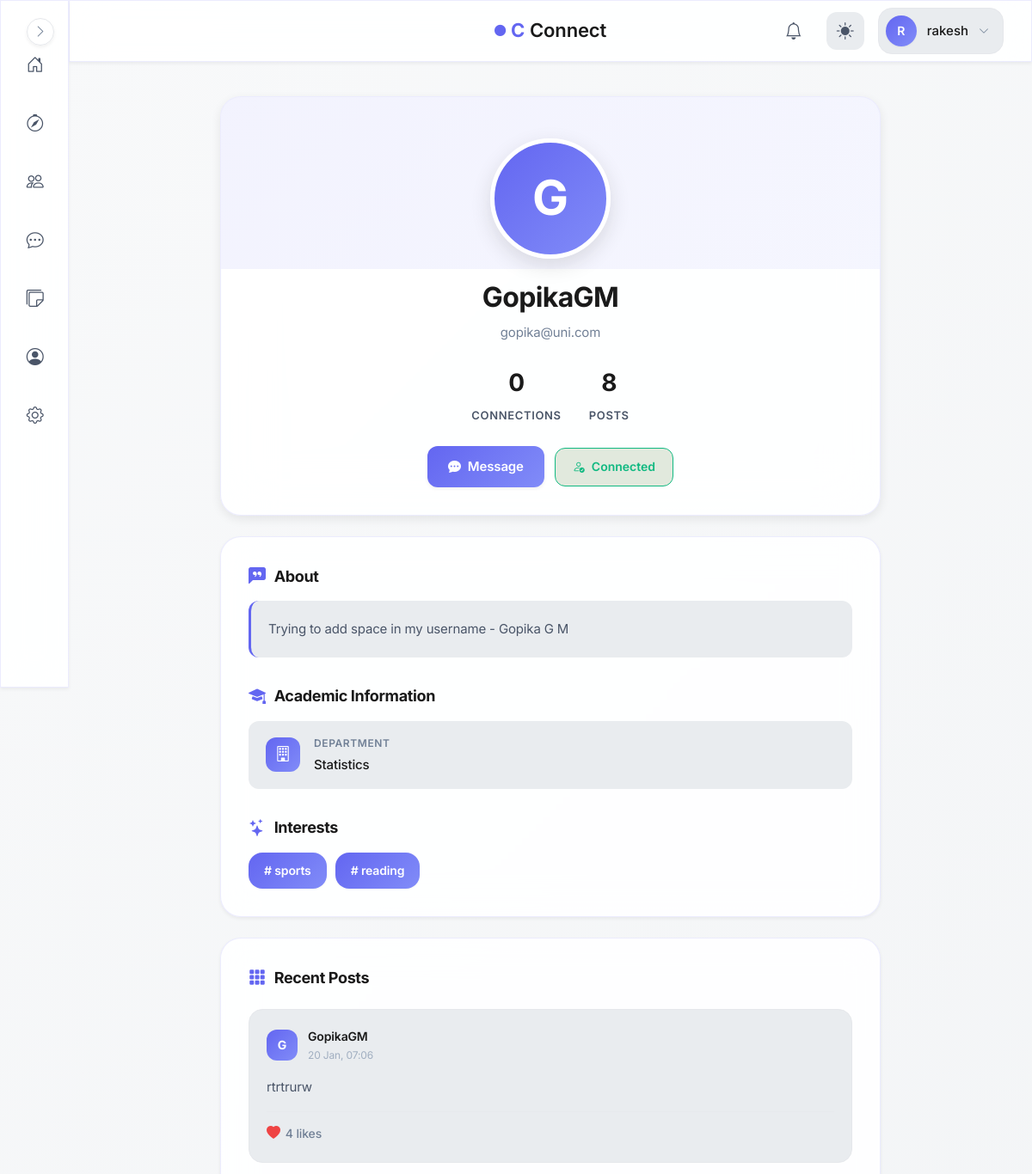
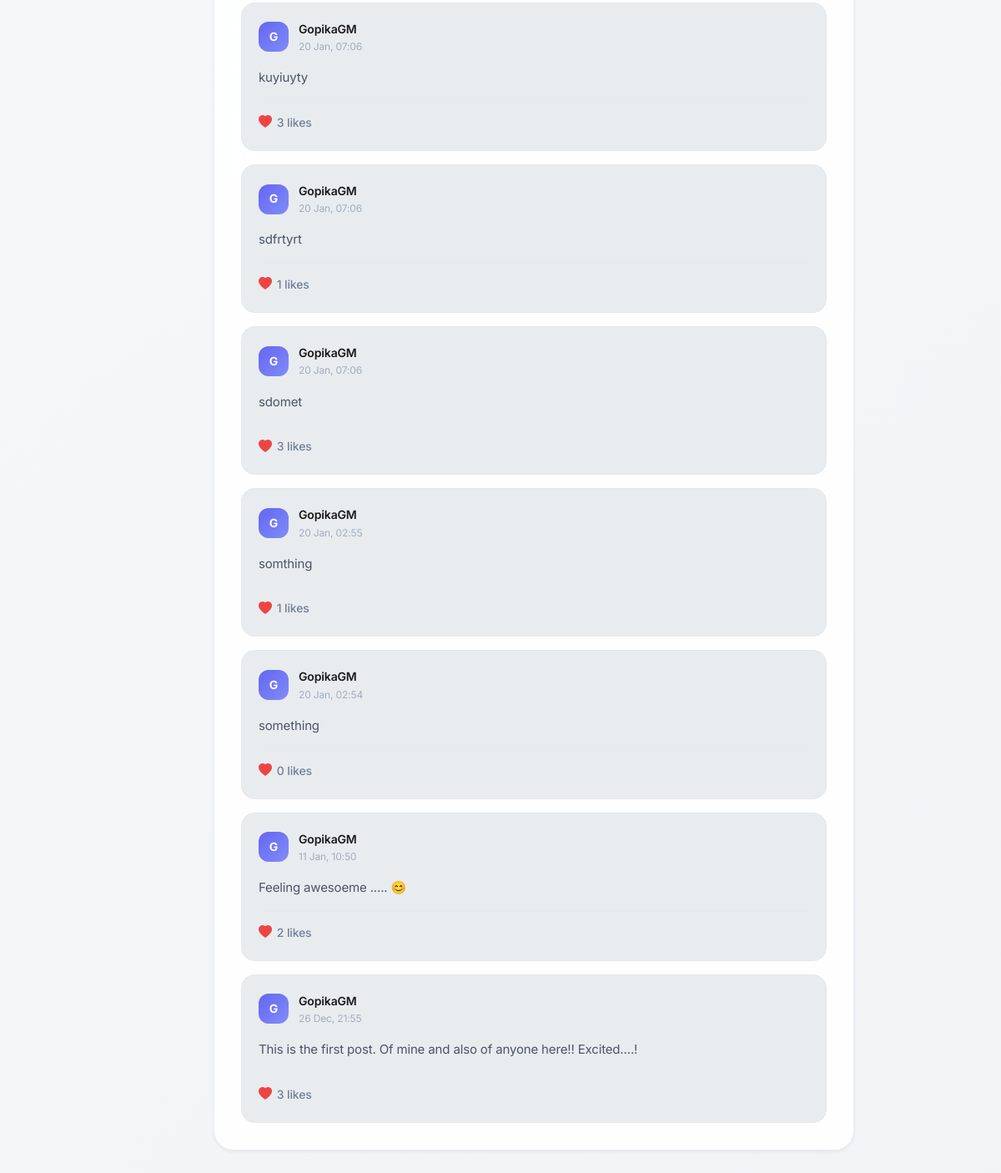
Screenshot of /user/26 (signed in) with the database file from the repository (2 pictures, top to bottom).
### models.py (models this page shows, shortened)
class User(UserMixin, db.Model):
    id = db.Column(db.Integer, primary_key=True, autoincrement=True)  # Unique identifier
    username = db.Column(db.String(100), nullable=False)  # Name of the user (later can add this unique if needed)
    email = db.Column(db.String(120), nullable=False, unique=True)  # Email of the user
    password = db.Column(db.String(200), nullable=False)  # Passwords not hashed yet (done in setup_db.py)
    created_at = db.Column(db.DateTime, default=db.func.now())  # Timestamp of account creation
    last_login = db.Column(db.DateTime, nullable=True)  # Timestamp of last login
    pass

class Profile(db.Model):
    id = db.Column(db.Integer, primary_key=True, autoincrement=True)  # Unique identifier
    user_id = db.Column(db.Integer, db.ForeignKey('user.id'), nullable=False,unique=True)  # Foreign key to User
    bio = db.Column(db.Text, nullable=True)
    profile_picture = db.Column(db.String(225), nullable=True)  # URL to profile
    department = db.Column(db.String(100), nullable=True)
    year=db.Column(db.String(20),nullable=True)
    interests=db.Column(db.JSON,nullable=True,default=list) #or db.String(500), can be comma separated values or db.Text
    location = db.Column(db.String(150), nullable=True)
    visibility = db.Column(db.String(50), default='public')  # public, private, connections-only
    updated_at = db.Column(db.DateTime, default=db.func.now(), onupdate=db.func.now())
    user = db.relationship('User', backref=db.backref('profile', uselist=False)) #here changed 'profiles' to 'profile'

class Post(db.Model):
    __tablename__ = "posts"
    id = db.Column(db.Integer, primary_key=True)
    user_id = db.Column(db.Integer, db.ForeignKey("user.id"), nullable=False)
    content = db.Column(db.Text, nullable=False)
    image_path = db.Column(db.String(255), nullable=True)
    created_at = db.Column(db.DateTime, default=db.func.now(), index=True)
    user = db.relationship("User", backref="posts", lazy=True)
    likes = db.relationship(
        "PostLike",
        backref="post",
        cascade="all, delete-orphan",
        lazy="select"
    )

### blueprints/main/routes.py (the view)
@main.route("/user/<int:user_id>")
@login_required
def view_user_profile(user_id):
    if user_id <= 0 or user_id == current_user.id:
        return redirect(url_for("auth.profile"))
    user = User.query.get_or_404(user_id)
    profile = user.profile
    conn = Connection.query.filter(
        ((Connection.user_id == current_user.id) & (Connection.target_user_id == user_id)) |
        ((Connection.user_id == user_id) & (Connection.target_user_id == current_user.id))
    ).first()
    posts = (
        Post.query
        .filter_by(user_id=user.id)
        .order_by(Post.created_at.desc())
        .limit(10)
        .all()
    )
    if current_user.id != user.id:
        try:
            last_visit = (
                ProfileVisit.query
                .filter_by(viewer_id=current_user.id, viewed_id=user.id)
                .order_by(ProfileVisit.timestamp.desc())
                .first()
            )
            if not last_visit or (datetime.now(timezone.utc) - last_visit.timestamp).total_seconds() > 1800: #30 minutes
                v = ProfileVisit(viewer_id=current_user.id, viewed_id=user.id)
                db.session.add(v)
                db.session.commit()
        except:
            db.session.rollback()
    return render_template(
        "main/user_profile.html",
        user=user,
        profile=profile,
        conn=conn,
        posts=posts
    )

### blueprints/main/templates/main/user_profile.html (shortened to what this page needs)
{% extends "base.html" %}
{% block body %}
<div class="user-profile-page">
    <section class="user-profile-header">
        <div class="user-profile-header__avatar">
            {% if user.profile and user.profile.profile_picture %}
                <span class="user-profile-header__avatar-fallback" style="display: none;">
                    {{ user.username[0].upper() }}
                </span>
            {% else %}
                <span class="user-profile-header__avatar-fallback">
                    {{ user.username[0].upper() }}
                </span>
            {% endif %}
        </div>
        <h1 class="user-profile-header__name">{{ user.username }}</h1>
        <p class="user-profile-header__email">{{ user.email }}</p>
        <div class="user-profile-header__stats">
            <div class="user-profile-header__stat">
                <span class="user-profile-header__stat-value">
                    {{ user.connection_count if user.connection_count is defined else '0' }}
                </span>
                <span class="user-profile-header__stat-label">Connections</span>
            </div>
            <div class="user-profile-header__stat">
                <span class="user-profile-header__stat-value">
                    {{ posts|length if posts else '0' }}
                </span>
                <span class="user-profile-header__stat-label">Posts</span>
            </div>
        </div>
<div class="user-profile-header__actions">
    {% if conn is none %}
        <form method="POST" action="{{ url_for('connections.connections_send', target_id=user.id) }}" style="margin: 0;">
            <input type="hidden" name="csrf_token" value="{{ csrf_token() }}">
            <button type="submit" class="user-profile-header__btn user-profile-header__btn--primary">
                <i class="bi bi-person-plus"></i>
                <span>Connect</span>
            </button>
        </form>
    {% elif conn.status == 'pending' and conn.user_id == current_user.id %}
        <div class="user-profile-header__status user-profile-header__status--pending">
            <i class="bi bi-clock-fill"></i>
            <span>Request Pending</span>
        </div>
    {% elif conn.status == 'accepted' %}
        <a href="{{ url_for('messages.chat', user_id=user.id) }}"
           class="user-profile-header__btn user-profile-header__btn--primary">
            <i class="bi bi-chat-dots-fill"></i>
            <span>Message</span>
        </a>
        <div class="user-profile-header__dropdown" id="profileDropdown">
            <button class="user-profile-header__status user-profile-header__status--connected" onclick="toggleDropdown(event)">
                <i class="bi bi-person-check"></i>
                <span>Connected</span>
            </button>
        </div>
    {% endif %}
</div>
    </section>
    <section class="user-profile-details">
        {% if profile and profile.bio %}
        <div class="user-profile-details__section">
            <h2 class="user-profile-details__title">
                <i class="bi bi-chat-left-quote-fill"></i>
                About
            </h2>
            <div class="user-profile-details__bio">
                {{ profile.bio }}
            </div>
        </div>
        {% endif %}
        {% if profile and (profile.department or profile.year or profile.location) %}
        <div class="user-profile-details__section">
            <h2 class="user-profile-details__title">
                <i class="bi bi-mortarboard-fill"></i>
                Academic Information
            </h2>
            <div class="user-profile-details__info-grid">
                {% if profile.department %}
                <div class="user-profile-details__info-item">
                    <div class="user-profile-details__info-icon">
                        <i class="bi bi-building"></i>
                    </div>
                    <div class="user-profile-details__info-content">
                        <div class="user-profile-details__info-label">Department</div>
                        <div class="user-profile-details__info-value">{{ profile.department }}</div>
                    </div>
                </div>
                {% endif %}
            </div>
        </div>
        {% endif %}
        {% if profile and profile.interests %}
        <div class="user-profile-details__section">
            <h2 class="user-profile-details__title">
                <i class="bi bi-stars"></i>
                Interests
            </h2>
            <div class="user-profile-details__interests">
                {% for interest in profile.interests %}
                    <span class="user-profile-details__interest-tag"># {{ interest }}</span>
                {% endfor %}
            </div>
        </div>
        {% endif %}
    </section>
    <section class="user-profile-posts">
        <div class="user-profile-posts__header">
            <h2 class="user-profile-posts__title">
                <i class="bi bi-grid-3x3-gap-fill"></i>
                Recent Posts
            </h2>
        </div>
        {% if posts %}
        <div class="user-profile-posts__list">
            {% for post in posts %}
            <article class="post-card">
                <header class="post-card__header">
                    <div class="post-card__meta">
                        <div class="post-card__avatar">
                            {{ user.username[0].upper() }}
                        </div>
                        <div class="post-card__info">
                            <div class="post-card__author">{{ user.username }}</div>
                            <div class="post-card__time">{{ post.created_at.strftime("%d %b, %H:%M") }}</div>
                        </div>
                    </div>
                </header>
                <div class="post-card__content">
                    {{ post.content }}
                </div>
                <footer class="post-card__footer">
                    <div class="post-card__stat">
                        <i class="bi bi-heart-fill"></i>
                        <span>{{ post.likes|length if post.likes else 0 }} likes</span>
                    </div>
                </footer>
            </article>
            {% endfor %}
        </div>
        {% else %}
        <div class="user-profile-details__empty">
            <i class="bi bi-inbox"></i>
            <p style="margin: 0;">No posts yet</p>
        </div>
        {% endif %}
    </section>
</div>
{% endblock %}

### templates/base.html (shortened to what this page needs)
<!DOCTYPE html>
<html lang="en">
<head>
    <link rel="stylesheet" href="https://cdn.jsdelivr.net/npm/bootstrap-icons@1.11.1/font/bootstrap-icons.css">
    <link href="https://cdn.jsdelivr.net/npm/bootstrap@5.3.2/dist/css/bootstrap.min.css" rel="stylesheet">
    <link rel="stylesheet" href="{{ url_for('static', filename='css/global.css') }}">
</head>
<body>
    {% if current_user.is_authenticated %}
        <aside class="sidebar glass-effect" id="sidebar">
            <nav class="sidebar__nav">
                <a href="{{ url_for('main.dashboard') }}" class="sidebar__link" data-tooltip="Dashboard">
                    <div class="sidebar__link-icon">
                        <i class="bi bi-house-door"></i>
                    </div>
                </a>
                <a href="{{ url_for('main.search_page') }}" class="sidebar__link" data-tooltip="Discover">
                    <div class="sidebar__link-icon">
                        <i class="bi bi-compass"></i>
                    </div>
                </a>
                <a href="{{ url_for('connections.connections_home') }}" class="sidebar__link" data-tooltip="Connections">
                    <div class="sidebar__link-icon">
                        <i class="bi bi-people"></i>
                    </div>
                </a>
                <a href="{{ url_for('messages.inbox') }}" class="sidebar__link" data-tooltip="Messages">
                    <div class="sidebar__link-icon">
                        <i class="bi bi-chat-dots"></i>
                    </div>
                </a>
                <a href="/campus-board" class="sidebar__link" data-tooltip="Messages">
                    <div class="sidebar__link-icon">
                        <i class="bi bi-stickies"></i>
                    </div>
                </a>
                <a href="{{ url_for('auth.profile') }}" class="sidebar__link" data-tooltip="Profile">
                    <div class="sidebar__link-icon">
                        <i class="bi bi-person-circle"></i>
                    </div>
                </a>
                <a href="{{ url_for('main.settings') }}" class="sidebar__link" data-tooltip="Settings">
                    <div class="sidebar__link-icon">
                        <i class="bi bi-gear"></i>
                    </div>
                </a>
            </nav>
            <button class="sidebar__toggle" id="sidebarToggle" aria-label="Toggle sidebar">
                <i class="bi bi-chevron-right"></i>
            </button>
        </aside>
        <header class="topbar glass-effect">
            <div class="topbar__container">
                <div class="topbar__center">
                    <a href="{{ url_for('main.home') }}" class="topbar__brand">
                        <span class="brand-icon-small">
                            <i class="bi bi-circle-fill"></i>
                        </span>
                        <span class="brand-c">C</span>
                        <span class="brand-text">Connect</span>
                    </a>
                </div>
                <div class="topbar__actions">
                    <a href="{{ url_for('notifications.notifications_list') }}" class="topbar__icon-btn" aria-label="Notifications">
                        <i class="bi bi-bell"></i>
                        {% set unread = current_user.notifications | selectattr("is_read", "equalto", False) | list %}
                    </a>
                    <button class="topbar__icon-btn topbar__theme-toggle" id="themeToggle" aria-label="Toggle theme">
                        <i class="bi bi-sun-fill" id="themeIcon"></i>
                    </button>
                    <div class="topbar__profile" id="profileDropdown">
                        <button class="topbar__profile-btn" aria-label="Profile menu">
                            <div class="topbar__avatar">
                                {{ current_user.username[0].upper() }}
                            </div>
                            <span class="topbar__username">{{ current_user.username }}</span>
                            <i class="bi bi-chevron-down topbar__profile-arrow"></i>
                        </button>
                    </div>
                </div>
            </div>
        </header>
    {% endif %}
    <main class="main-content">
        {% block body %}{% endblock %}
    </main>
</body>
</html>

### rows the page displays
User: username "R", username "rakesh"
User: username "G", username "GopikaGM", email "gopika@uni.com"
Profile: bio "Trying to add space in my username - Gopika G M", department "Statistics"
Post: created_at "20 Jan, 07:06", content "rtrtrurw", likes|length "4"
Post: created_at "20 Jan, 07:06", content "kuyiuyty", likes|length "3"
Post: created_at "20 Jan, 07:06", content "sdfrtyrt", likes|length "1"
Post: created_at "20 Jan, 07:06", content "sdomet", likes|length "3"
Post: created_at "20 Jan, 02:55", content "somthing", likes|length "1"
Post: created_at "20 Jan, 02:54", content "something", likes|length "0"
Post: created_at "11 Jan, 10:50", content "Feeling awesoeme ..... 😊", likes|length "2"
Post: created_at "26 Dec, 21:55", content "This is the first post. Of mine and also of anyone here!! Excited....!", likes|length "3"

### other values shown
{{ user.connection_count if user.connection_count is defined else '0' }} "0"
{{ posts|length if posts else '0' }} "8"
{{ interest }} "sports" "reading"
